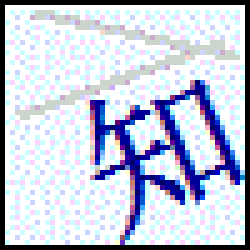
#> input picture mldemos/data/img_rotate.png, 50 x 50 px (shown 5 times larger)
$ python opencv_img_rotate_nb.py
#> lines starting #> are read from the running program, lines starting #| are printed output that depends on the picture; after the words box and inside, x2 and y2 are one past the last pixel; in counts of white or black regions, pixels touching at a corner belong together
# %%
# 图像旋转
import cv2
import numpy as np
import matplotlib.pyplot as plt

np.__version__, cv2.__version__

# %%
# PART1: image pre-handler
img_path = 'data/img_rotate.png'
img = cv2.imread(img_path, 1)
#> img is the input picture: shape (50, 50, 3); mean B, G, R 219.7, 201.7, 195.3
img.shape  # 3通道

# %%
plt.imshow(img)

# %%
# 将图片的边缘设置为白色
height, width = img.shape[0:2]
#> height = 50; width = 50
for i in range(width):
    img[0, i] = [255] * 3
    img[height - 1, i] = [255] * 3
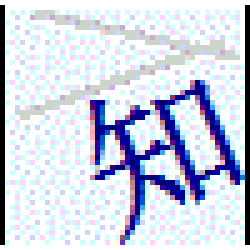
#> img: shape (50, 50, 3) (shown 5 times larger); 4% of pixels changed, all inside (x1, y1, x2, y2) = (0, 0, 50, 50)
for j in range(height):
    img[j, 0] = [255] * 3
    img[j, width - 1] = [255] * 3
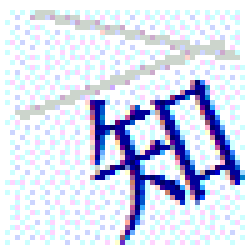
#> img: shape (50, 50, 3) (shown 5 times larger); 3.84% of pixels changed, all inside (x1, y1, x2, y2) = (0, 1, 50, 49)

plt.imshow(img)

# %%
# 去掉灰色线（即噪声）
for i in range(height):
    for j in range(width):
        if list(img[i, j]) == [204, 213, 204]:
            img[i, j] = [255] * 3
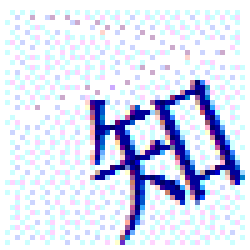
#> img: shape (50, 50, 3) (shown 5 times larger); 5.28% of pixels changed, all inside (x1, y1, x2, y2) = (3, 2, 48, 34)

plt.imshow(img)

# %%
# 把图片转换为灰度模式
gray = cv2.cvtColor(img, cv2.COLOR_BGR2GRAY)
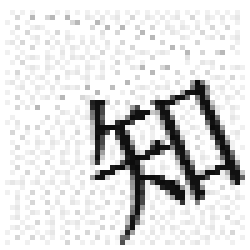
#> gray: shape (50, 50) (shown 5 times larger); min 12, max 255, mean 224.2
# 中值滤波
blur = cv2.medianBlur(gray, 3)
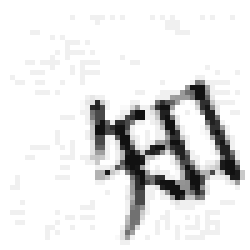
#> blur: shape (50, 50) (shown 5 times larger); min 17, max 255, mean 230.3
# 二值化
ret, thresh = cv2.threshold(blur, 200, 255, cv2.THRESH_BINARY)
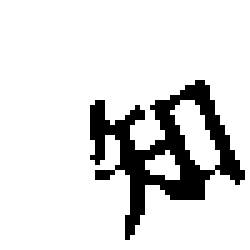
#> thresh: shape (50, 50) (shown 5 times larger); 86.8% white; 1 black region
print(thresh.shape)  # 1通道
#| (50, 50)
thresh[25, :]

# %%
plt.imshow(thresh)

# %%
img_path = '/tmp/test/char_after_bin.png'
cv2.imwrite(img_path, thresh)
print('image pre-handler done.')


# %%
# PART2: image rotate
img_path = '/tmp/test/char_after_bin.png'
img = cv2.imread(img_path, 0)
print(img.shape)
#| (50, 50)
img[25, :]

# %%
plt.imshow(img)

# %%
angle = 0.0
contours, _ = cv2.findContours(img, 2, 2)
#> contours = 4 contours, 2 with area under 20; largest, box (x1, y1, x2, y2) and area: (0, 0, 50, 50) 2401, (17, 15, 50, 49) 434

for cnt in contours:
    # 最小外界矩形的宽度和高度
    width, height = cv2.minAreaRect(cnt)[1]
    if width*height > 100:
        rect = cv2.minAreaRect(cnt)
        # 获取最小外接矩形的4个顶点
        box = cv2.boxPoints(rect)
        box = np.int0(box)
        if 0 not in box.ravel():
            # 获取旋转角度
            theta = cv2.minAreaRect(cnt)[2]
            if abs(theta) <= 45:
                print('image rotate: %.2f.' % abs(theta))
                angle = theta
#> this loop made 4 passes
#> (width, height, rect, box, theta, angle) on pass 4: (28.52, 28.97, ((31.78, 29.22), (28.52, 28.97), -23.63), [[24, 48], [12, 21], [39, 10], [50, 36]], -23.63, -23.63)
#> (cnt, width, height, rect, box) on pass 2: ([[0, 0], [0, 49], [49, 49], [49, 0]], 49, 49, ((24.5, 24.5), (49, 49), -90), [[49, 49], [0, 49], [0, 0], [49, 0]])
#| image rotate: 23.63.

# %%
# 对图片旋转angle角度
h, w = img.shape
#> h = 50; w = 50
center = (w // 2, h // 2)
#> center = (25, 25)
M = cv2.getRotationMatrix2D(center, angle, 1.0)
#> M = [[0.916, -0.401, 12.12], [0.401, 0.916, -7.92]]
rotated = cv2.warpAffine(
    img, M, (w, h), flags=cv2.INTER_CUBIC, borderMode=cv2.BORDER_REPLICATE)
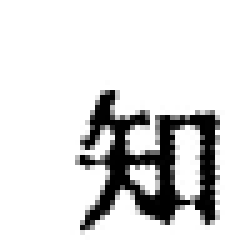
#> rotated: shape (50, 50) (shown 5 times larger); min 0, max 255, mean 221.4

plt.imshow(rotated)

# %%
cv2.imwrite('/tmp/test/char_after_rotate.png', rotated)
print('opencv image rotate done.')

# %%
#> figure, not shown here; B, G, R data is drawn as R, G, B
